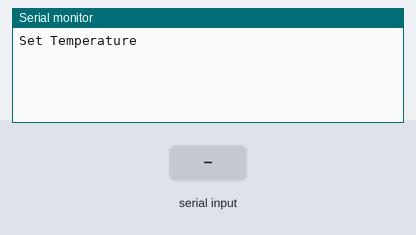
Recording of a sketch running on a simulated Arduino Uno, built with avr-gcc and run on an emulated ATmega328P. Parts: the last lines printed to the serial monitor. Inputs (shaded band) come from the test bench.

Above: at 1.2 s.
1.3 s: "1\n" received over Serial
At 2.5 s:
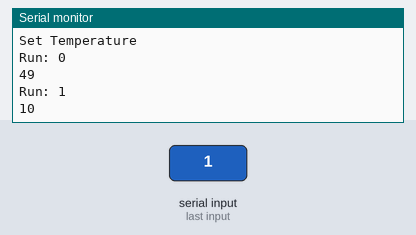
2.8 s: "0\n" received over Serial
At 3.8 s:
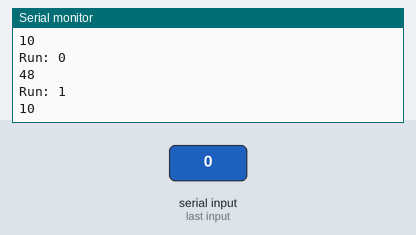
Timing chart, 0 to 5.8 s (numbered marks = the images above; inputs shaded):
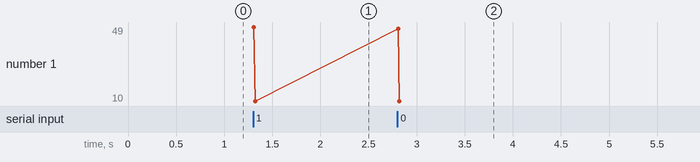

Measured:
- after the input at 1.3 s, the serial monitor: prints a new line at once (image 1)
- after the input at 2.8 s, the serial monitor: prints a new line at once (image 2)

The sketch:

sketch_mar10b.ino
```cpp
#define LENGTH(a) sizeof (a)/sizeof (a[0])
#define tmin 5
#define tmax 29.5

void setup() {
  Serial.begin(9600);
  // put your setup code here, to run once:

  Serial.println("Set Temperature");
}

void loop() {
  uint16_t counter = 0;
  uint16_t byteBuffer[4] = {48,48,48,48};
  if(Serial.available()>0){
    while(1){
      char a = Serial.read();
      Serial.print("Run: ");
      Serial.println(counter, DEC);
      Serial.println(a, DEC);
      if(a == 10){
        break;
      }
      byteBuffer[counter] = a;
      counter++;
      delay(5);
    }
  }
}
```
